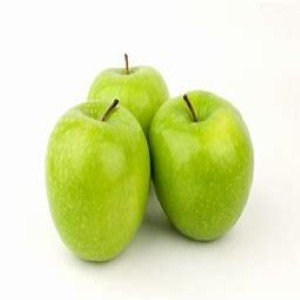
#> input picture data/unripe/apple_unripe_001.jpg, 300 x 300 px; its folder holds only this picture in this run
$ python train_ripeness_model.py
#> lines starting #> are read from the running program, lines starting #| are printed output that depends on the picture; after the words box and inside, x2 and y2 are one past the last pixel; in counts of white or black regions, pixels touching at a corner belong together
#> in train_model, image is the input picture: shape (300, 300, 3); mean B, G, R 176.3, 228, 219.7
"""
Train a calibrated ripeness model from labeled image folders.

Expected structure:
data/
  ripe/
  unripe/
  rotten/
"""

import os
import cv2
import numpy as np


VALID_EXT = {'.jpg', '.jpeg', '.png', '.bmp', '.webp'}
CLASS_TO_TARGET_PCT = {
    'unripe': 18.0,
    'ripe': 82.0,
    'rotten': 97.0,
}


def _extract_hs_feature(image):
    image = cv2.resize(image, (256, 256))
#> image: shape (256, 256, 3)
    hsv = cv2.cvtColor(image, cv2.COLOR_BGR2HSV)
#> hsv: shape (256, 256, 3); mean H, S, V 25.5, 70.2, 228.4
    sat = hsv[:, :, 1]
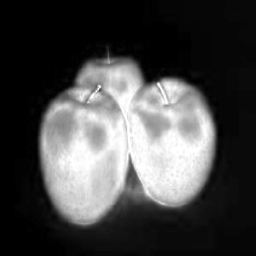
#> sat: shape (256, 256); min 0, max 255, mean 70.2
    val = hsv[:, :, 2]
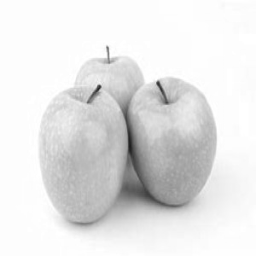
#> val: shape (256, 256); min 31, max 255, mean 228.4
    mask = cv2.inRange(sat, 30, 255)
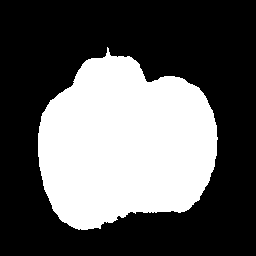
#> mask: shape (256, 256); 36.4% white; 1 white region, box (x1, y1, x2, y2) and area: (38, 47, 218, 230) 23844
    val_mask = cv2.inRange(val, 35, 245)
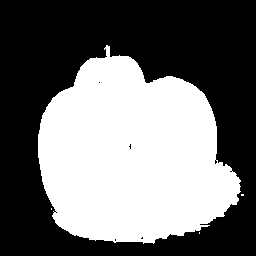
#> val_mask: shape (256, 256); 43.3% white; 4 white regions (3 under 20 px), largest, box (x1, y1, x2, y2) and area: (38, 45, 241, 244) 28353
    mask = cv2.bitwise_and(mask, val_mask)
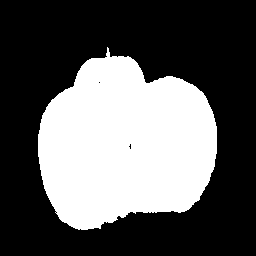
#> mask: shape (256, 256); 36.2% white; 1 white region, box (x1, y1, x2, y2) and area: (38, 47, 217, 230) 23702

    hist = cv2.calcHist([hsv], [0, 1], mask, [24, 24], [0, 180, 0, 256]).flatten().astype(np.float32)
#> hist = 576 values, max 2635 at index 119, min 0 at index 0, mean 41.15
    norm = np.linalg.norm(hist)
#> norm = 6010.6
    if norm > 0:
        hist /= norm
#> hist = 576 values, max 0.438 at index 119, min 0 at index 0, mean 0.00685
    return hist


def _iter_images(folder):
    for name in os.listdir(folder):
        _, ext = os.path.splitext(name.lower())
        if ext in VALID_EXT:
            yield os.path.join(folder, name)


def train_model(data_dir, output_path):
    classes = ['unripe', 'ripe', 'rotten']
    prototypes = []
    class_mean_pct = []
    counts = {}

    for class_name in classes:
        class_dir = os.path.join(data_dir, class_name)
        if not os.path.isdir(class_dir):
            raise FileNotFoundError(f"Missing class folder: {class_dir}")

        features = []
        for image_path in _iter_images(class_dir):
            image = cv2.imread(image_path)
            if image is None:
                continue
            features.append(_extract_hs_feature(image))

        if not features:
            raise RuntimeError(f"No readable images found in {class_dir}")

        features = np.array(features, dtype=np.float32)
        prototype = np.mean(features, axis=0)
#> prototype has the same summary as hist in _extract_hs_feature
        prototype /= max(np.linalg.norm(prototype), 1e-8)

        prototypes.append(prototype)
        class_mean_pct.append(CLASS_TO_TARGET_PCT[class_name])
        counts[class_name] = len(features)

    os.makedirs(os.path.dirname(output_path), exist_ok=True)
    np.savez(
        output_path,
        classes=np.array(classes),
        prototypes=np.array(prototypes, dtype=np.float32),
        class_mean_pct=np.array(class_mean_pct, dtype=np.float32)
    )
    return counts


if __name__ == "__main__":
    backend_dir = os.path.dirname(os.path.abspath(__file__))
    root_dir = os.path.dirname(backend_dir)
    data_dir = os.path.join(root_dir, "data")
    output_path = os.path.join(backend_dir, "models", "ripeness_model.npz")

#> (the run stopped early here; a loop or call above may not have finished)
